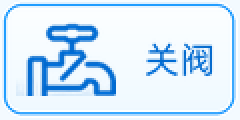
#> input picture ui/Close_Valve.png, 120 x 60 px, given in place of program.png, which was not available (shown 2 times larger)
$ python build_window3_customer_icons.py
#> lines starting #> are read from the running program, lines starting #| are printed output that depends on the picture; pictures that were not available may be replaced by others from this repository, and a replacement may not be noted
#> in main, source is the input picture: PIL image 120x60 RGBA; mean R, G, B, A 209.1, 231.3, 250.1, 255
#!/usr/bin/env python3
"""Extract the supplied Window3 artwork without changing its blue color."""

from __future__ import annotations

from pathlib import Path

from PIL import Image


ROOT = Path(__file__).resolve().parents[1]
SOURCE_DIR = ROOT / "resources" / "window3_icon_sources"
RESOURCE_DIR = ROOT / "resources"

# Crop away the screenshot frame and browser overlay while keeping the
# supplied artwork color. Each supplied page icon retains its own caption.
ICON_SPECS = {
    "program": ((75, 35, 215, 205), "window3_program_88.png", 88),
    "enable": ((98, 45, 210, 218), "window3_enable_88.png", 88),
    "start_time": ((90, 50, 220, 225), "window3_start_time_108.png", 108),
    "week_mode": ((95, 30, 250, 225), "window3_week_mode_108.png", 108),
    "interval_mode": ((55, 40, 225, 230), "window3_interval_mode_100.png", 100),
    "interval": ((70, 55, 245, 205), "window3_interval_96.png", 96),
    "delay": ((88, 30, 222, 205), "window3_delay_96.png", 96),
}


def extract_blue_art(
    source: Image.Image,
    crop: tuple[int, int, int, int],
    output_size: int,
) -> Image.Image:
#> called with crop = (75, 35, 215, 205), output_size = 88
    image = source.convert("RGB").crop(crop)
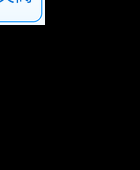
#> image: PIL image 140x170 RGB; mean R, G, B 10.6, 11.4, 12
    transparent = Image.new("RGBA", image.size, (0, 0, 0, 0))
#> transparent: PIL image 140x170 RGBA; every value is 0
    source_pixels = image.load()
    output_pixels = transparent.load()
    for y in range(image.height):
        for x in range(image.width):
            red, green, blue = source_pixels[x, y]
            # Coverage is derived from the supplied blue-vs-red difference.
            # This retains antialiased edge pixels without recoloring them.
            alpha = max(0, min(255, round((blue - red - 2) * 1.65)))
            if alpha:
                output_pixels[x, y] = (red, green, blue, alpha)

    transparent.thumbnail((output_size, output_size), Image.Resampling.LANCZOS)
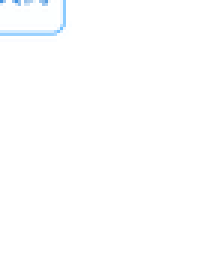
#> transparent: PIL image 72x88 RGBA (shown 3 times larger); mean R, G, B, A 9.9, 11.6, 13, 2; transparent parts drawn white
    output = Image.new("RGBA", (output_size, output_size), (0, 0, 0, 0))
#> output: PIL image 88x88 RGBA; every value is 0
    output.alpha_composite(
        transparent,
        (
            (output_size - transparent.width) // 2,
            (output_size - transparent.height) // 2,
        ),
    )
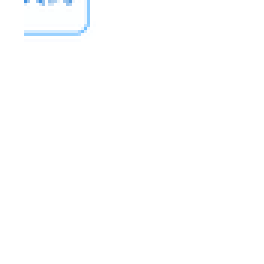
#> output: PIL image 88x88 RGBA (shown 3 times larger); mean R, G, B, A 8.1, 9.5, 10.6, 1.6; transparent parts drawn white
    return output


def find_spray_source() -> Path:
    candidates = [
        path for path in RESOURCE_DIR.glob("*60x60.png")
        if path.name != "window3_spray_program_60.png"
    ]
    if not candidates:
        raise FileNotFoundError("the saved 60x60 spray program image was not found")
    return candidates[0]


def remove_white_from_spray(source: Image.Image) -> Image.Image:
    image = source.convert("RGB")
    output = Image.new("RGBA", image.size, (0, 0, 0, 0))
    source_pixels = image.load()
    output_pixels = output.load()
    for y in range(image.height):
        for x in range(image.width):
            red, green, blue = source_pixels[x, y]
            alpha = max(0, min(255, round((blue - red - 2) * 1.65)))
            if alpha:
                output_pixels[x, y] = (red, green, blue, alpha)
    return output


def main() -> None:
    for stem, (crop, filename, output_size) in ICON_SPECS.items():
        source = Image.open(SOURCE_DIR / f"{stem}.png")
        extract_blue_art(source, crop, output_size).save(
            RESOURCE_DIR / filename, optimize=True
        )
#> pass 2 of the loop in main, `for stem, (crop, filename, output_size) in ICON_SPECS.items():`:
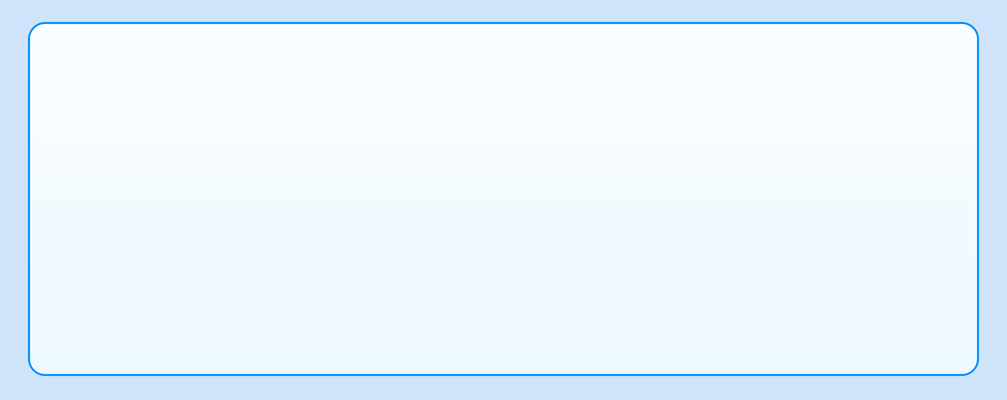
#> input picture ui/log_window_bg_1007x400.png, 1007 x 400 px, given in place of enable.png, which was not available
#> in main, source is the input picture: PIL image 1007x400 RGBA; mean R, G, B, A 234.4, 245.3, 254.2, 255
#> in extract_blue_art (call 2), `image = source.convert("RGB").crop(crop)`:
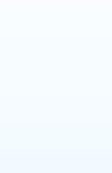
#> image: PIL image 112x173 RGB; mean R, G, B 245.8, 251.6, 255

    spray = Image.open(find_spray_source()).convert("RGBA")
    if spray.size != (60, 60):
        spray = spray.resize((60, 60), Image.Resampling.LANCZOS)
    remove_white_from_spray(spray).save(
        RESOURCE_DIR / "window3_spray_program_60.png", optimize=True
    )
    print("built Window3 customer icons without recoloring")


if __name__ == "__main__":
#> (the run stopped early here; a loop or call above may not have finished)
